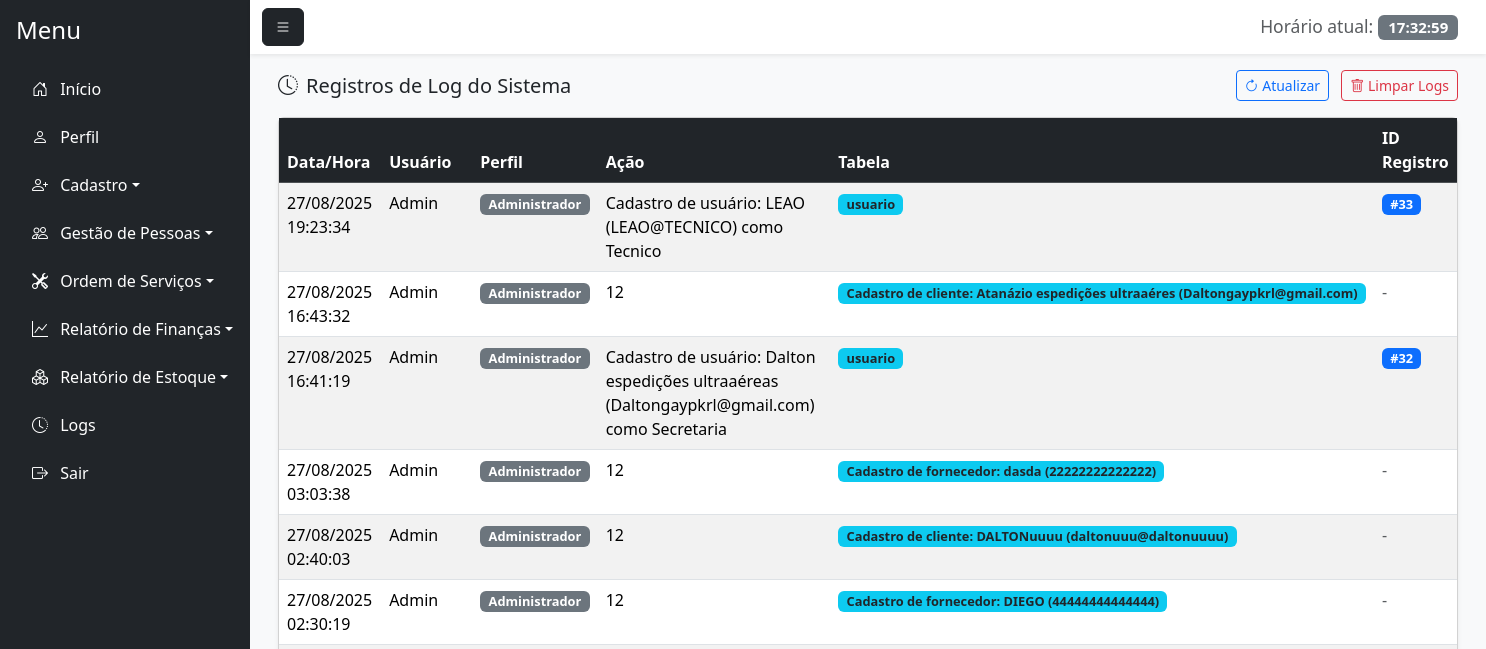
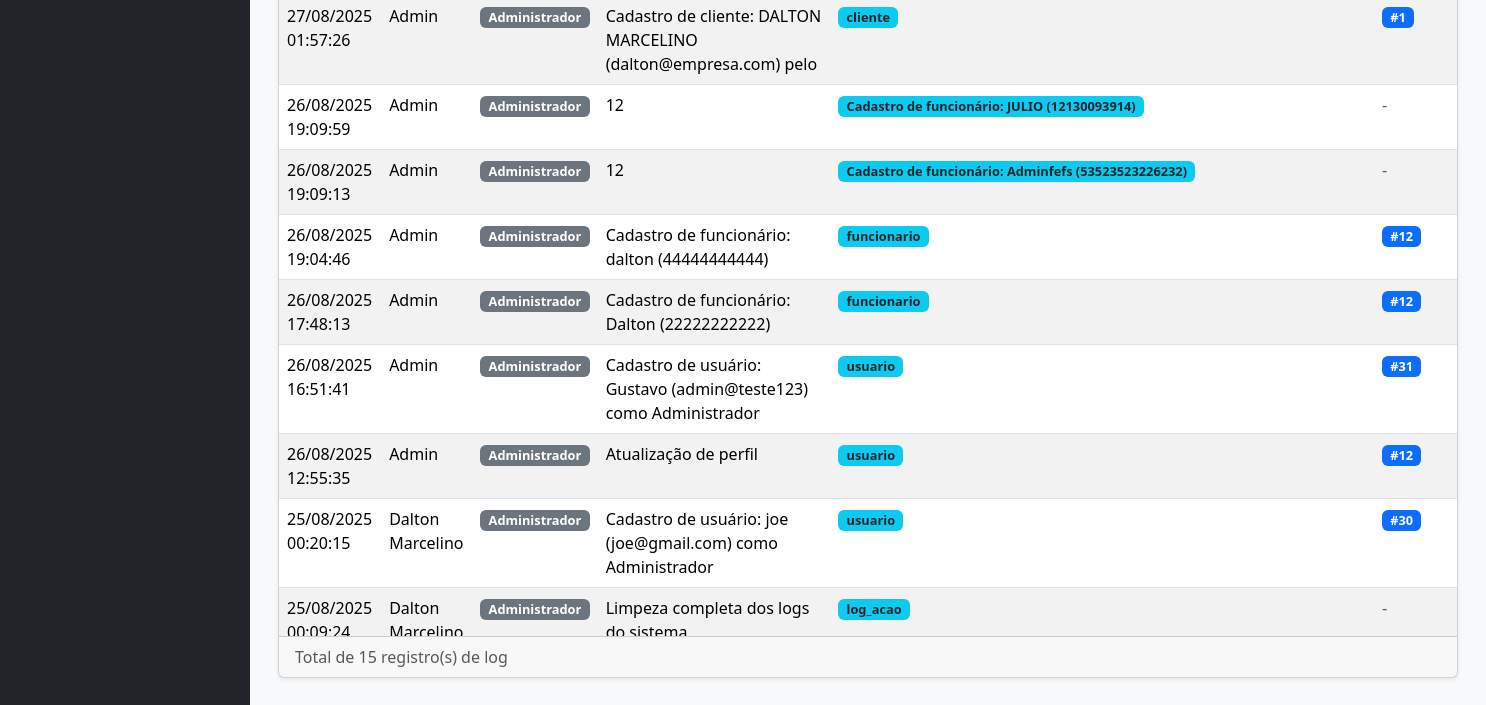
The app's page /logs.php (signed in), older data (2 pictures, top to bottom).
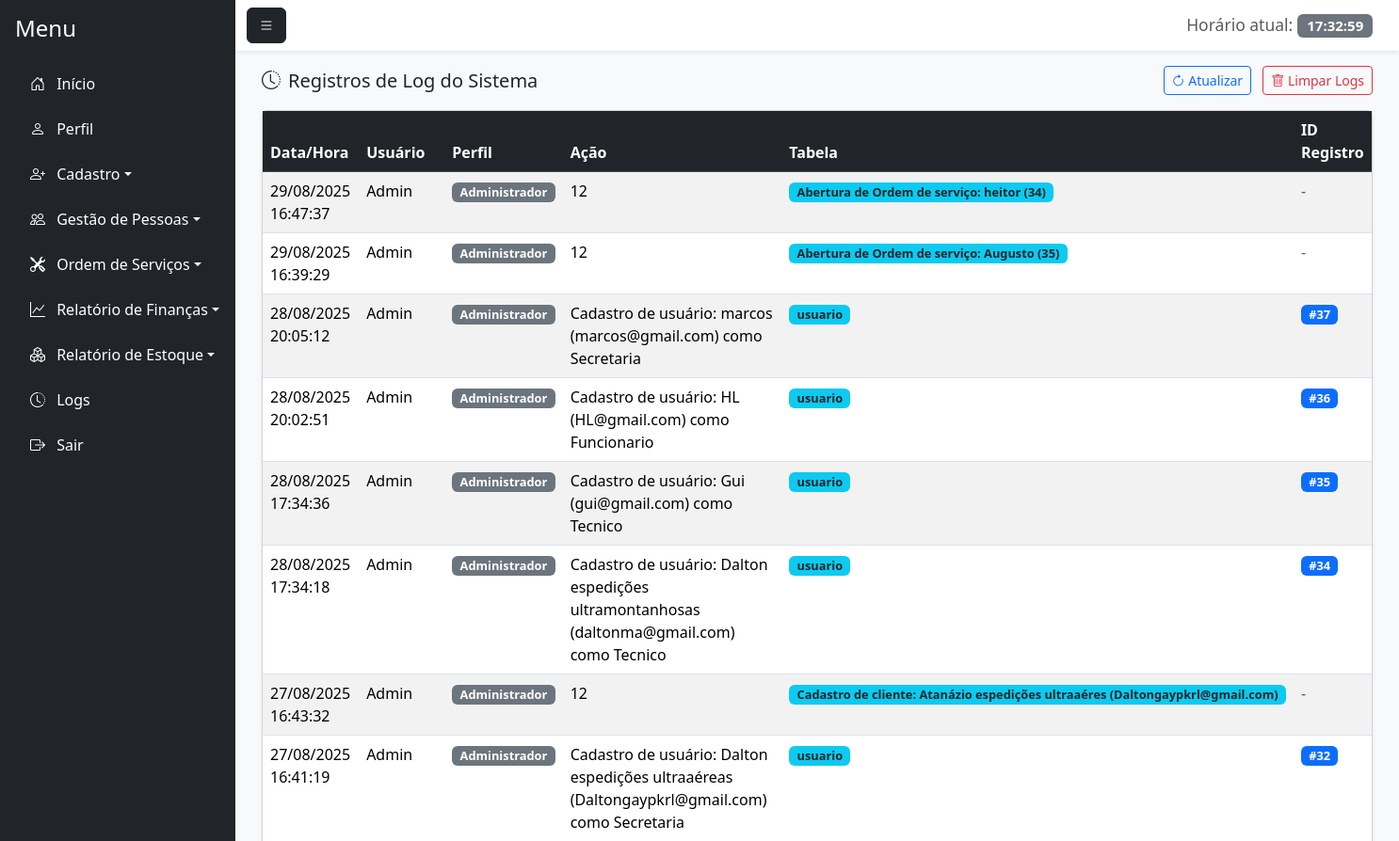
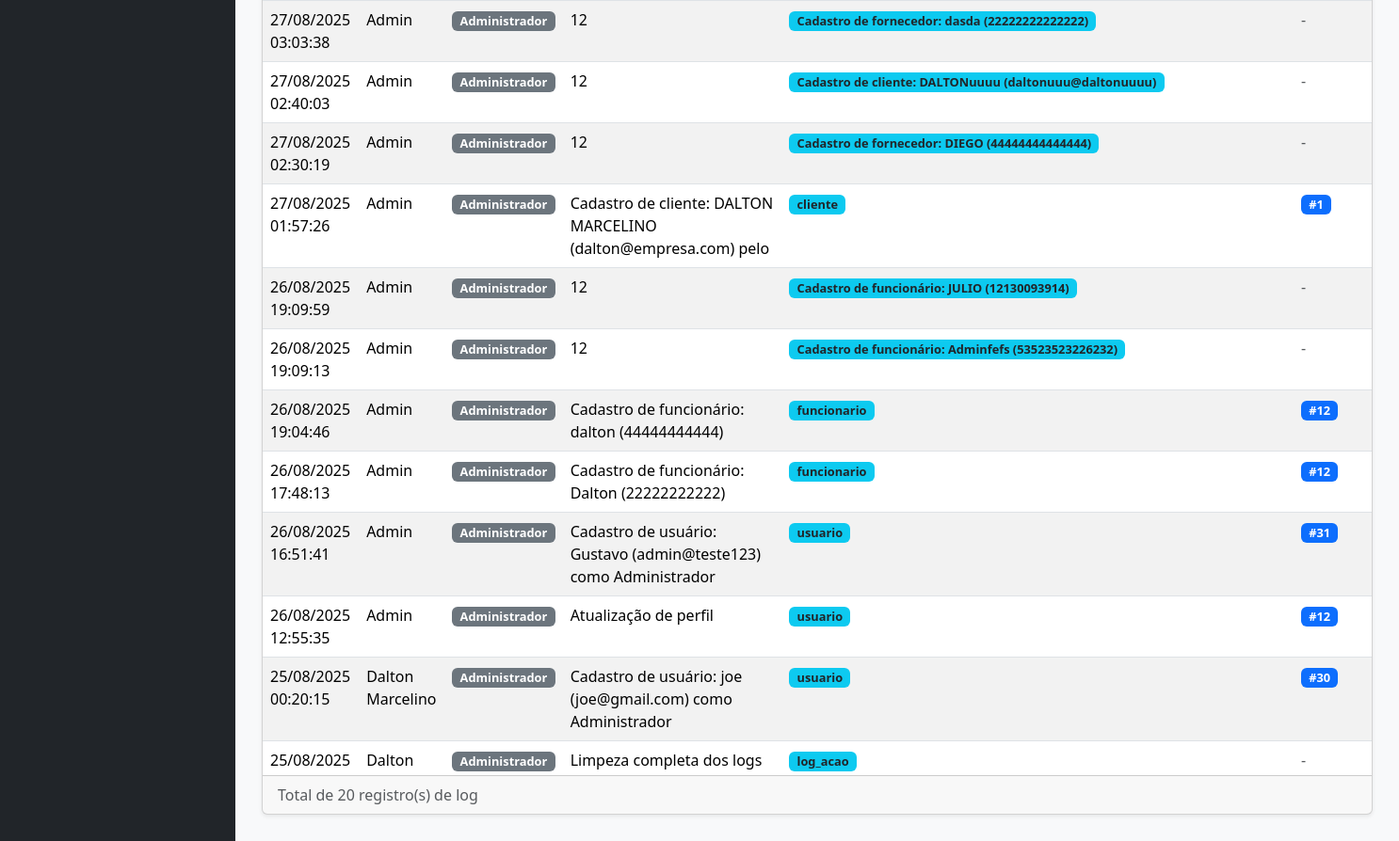
The same page, newer data (2 pictures, top to bottom).
### tables this page shows
CREATE TABLE `log_acao` (
  `id_log` int(11) NOT NULL,
  `id_usuario` int(11) NOT NULL,
  `id_perfil` int(11) NOT NULL,
  `acao` varchar(255) NOT NULL,
  `tabela_afetada` varchar(100) NOT NULL,
  `id_registro` int(11) DEFAULT NULL,
  `data_hora` timestamp NOT NULL DEFAULT current_timestamp()
);

CREATE TABLE `usuario` (
  `id_usuario` int(11) NOT NULL,
  `nome_usuario` varchar(100) NOT NULL,
  `senha` varchar(255) NOT NULL,
  `email` varchar(100) NOT NULL,
  `senha_temporaria` tinyint(1) DEFAULT 0,
  `id_perfil` int(11) NOT NULL,
  `status` enum('Ativo','Inativo') DEFAULT 'Ativo',
  `id_motivo_inatividade` int(11) DEFAULT NULL,
  `data_inatividade` date DEFAULT NULL,
  `observacao_inatividade` text DEFAULT NULL
);

CREATE TABLE `perfil` (
  `id_perfil` int(11) NOT NULL,
  `nome_perfil` varchar(100) NOT NULL
);

### logs.php (the view, shortened to what the changed rows need)
<?php
require_once 'conexao.php';
require_once 'php/permissoes.php';
$sql = "SELECT l.*, u.nome_usuario, p.nome_perfil
        FROM log_acao l
        JOIN usuario u ON l.id_usuario = u.id_usuario
        JOIN perfil p ON l.id_perfil = p.id_perfil
        ORDER BY l.data_hora DESC";
$stmt = $pdo->query($sql);
$logs = $stmt->fetchAll(PDO::FETCH_ASSOC);
?>
<!DOCTYPE html>
<html lang="pt-BR">
<head>
    <link href="https://cdn.jsdelivr.net/npm/bootstrap@5.3.7/dist/css/bootstrap.min.css" rel="stylesheet">
    <link href="https://cdn.jsdelivr.net/npm/bootstrap-icons@1.11.1/font/bootstrap-icons.css" rel="stylesheet">
</head>
<body>
<div class="d-flex vh-100 bg-light">
    <div class="flex-grow-1 d-flex flex-column">
        <div class="flex-grow-1 p-3" style="overflow-y: auto;">
            <div class="container-fluid">
                <div class="card shadow-sm">
                    <div class="card-body p-0">
                        <div class="table-responsive">
                            <table class="table table-striped table-hover mb-0">
                                <thead class="table-dark sticky-top">
                                    <tr>
                                        <th>Data/Hora</th>
                                        <th>Usuário</th>
                                        <th>Perfil</th>
                                        <th>Ação</th>
                                        <th>Tabela</th>
                                        <th>ID Registro</th>
                                    </tr>
                                </thead>
                                <tbody>
                                    <?php if (!empty($logs)): ?>
                                        <?php foreach ($logs as $log): ?>
                                            <tr>
                                                <td><?= date('d/m/Y H:i:s', strtotime($log['data_hora'])) ?></td>
                                                <td><?= htmlspecialchars($log['nome_usuario']) ?></td>
                                                <td>
                                                    <span class="badge bg-secondary badge-log">
                                                        <?= htmlspecialchars($log['nome_perfil']) ?>
                                                    </span>
                                                </td>
                                                <td><?= htmlspecialchars($log['acao']) ?></td>
                                                <td>
                                                    <span class="badge bg-info text-dark badge-log">
                                                        <?= htmlspecialchars($log['tabela_afetada']) ?>
                                                    </span>
                                                </td>
                                                <td>
                                                    <?php if ($log['id_registro']): ?>
                                                        <span class="badge bg-primary badge-log">
                                                            #<?= htmlspecialchars($log['id_registro']) ?>
                                                        </span>
                                                    <?php else: ?>
                                                        <span class="text-muted">-</span>
                                                    <?php endif; ?>
                                                </td>
                                            </tr>
                                        <?php endforeach; ?>
                                    <?php endif; ?>
                                </tbody>
                            </table>
                        </div>
                    </div>
                    <?php if (!empty($logs)): ?>
                    <div class="card-footer py-2">
                        <div class="d-flex justify-content-between align-items-center">
                            <div>
                                <span class="text-muted">
                                    Total de <?= count($logs) ?> registro(s) de log
                                </span>
                            </div>
                        </div>
                    </div>
                    <?php endif; ?>
                </div>
            </div>
        </div>
    </div>
</div>
</body>
</html>

### php/permissoes.php (shortened to what the changed rows need)
<?php
$permissoes = [
    1 => [
        "Início" => ["principal.php"],
        "Perfil" => ["perfil.php"],
        "Cadastro" => [
            "cadastro_usuario.php", "cadastro_cliente.php", "cadastro_funcionario.php",
            "cadastro_fornecedor.php", "cadastro_pecas.php"
        ],
        "Gestão de Pessoas" => [
            "gestao_usuario.php", "gestao_cliente.php", "gestao_funcionario.php",
            "gestao_fornecedor.php"
        ],
        "Ordem de Serviços" => ["nova_ordem.php", "consultar_ordem.php", "pagamento.php"],
        "Relatório de Finanças" => ["relatorio_despesas.php", "relatorio_lucro.php"],
        "Relatório de Estoque" => [
            "relatorio_saida.php", "relatorio_pecas_estoque.php", "relatorio_uso.php"
        ],
        "Logs" => ["logs.php"],
    ],
    2 => [
        "Início" => ["principal.php"],
        "Perfil" => ["perfil.php"],
        "Cadastro" => [
            "cadastro_cliente.php", "cadastro_funcionario.php",
            "cadastro_fornecedor.php", "cadastro_pecas.php"
        ],
        "Gestão de Pessoas" => ["gestao_cliente.php"],
        "Ordem de Serviços" => ["nova_ordem.php", "consultar_ordem.php", "pagamento.php"],
        "Relatório de Estoque" => [
            "relatorio_saida.php", "relatorio_pecas_estoque.php", "relatorio_uso.php"
        ],
    ],
    3 => [
        "Início" => ["principal.php"],
        "Perfil" => ["perfil.php"],
        "Cadastro" => ["cadastro_cliente.php"],
        "Gestão de Pessoas" => ["gestao_cliente.php"],
        "Ordem de Serviços" => ["nova_ordem.php", "consultar_ordem.php", "pagamento.php"],
    ],
    4 => [
        "Início" => ["principal.php"],
        "Perfil" => ["perfil.php"],
        "Cadastro" => ["cadastro_pecas.php"],
        "Ordem de Serviços" => ["nova_ordem.php", "consultar_ordem.php", "pagamento.php"],
        "Relatório de Estoque" => [
            "relatorio_saida.php", "relatorio_pecas_estoque.php", "relatorio_uso.php"
        ],
    ],
];
$id_perfil = $_SESSION['perfil'];
$opcoes_menu = isset($permissoes[$id_perfil]) ? $permissoes[$id_perfil] : [];
$icones_menu = [
    "Início" => "bi-house-door",
    "Perfil" => "bi-person",
    "Cadastro" => "bi-person-plus",
    "Gestão de Pessoas" => "bi-people",
    "Ordem de Serviços" => "bi-tools",
    "Relatório de Finanças" => "bi-graph-up",
    "Relatório de Estoque" => "bi-boxes",
    "Logs" => "bi-clock-history"
];
function formatarNomeExibicao($nomeArquivo) {
    $nome = basename($nomeArquivo, ".php");
    $prefixos = ['cadastro_', 'gestao_', 'relatorio_'];
    foreach ($prefixos as $prefixo) {
        if (strpos($nome, $prefixo) === 0) {
            $nome = substr($nome, strlen($prefixo));
            break;
        }
    }
    $nome = str_replace("_", " ", $nome);
    $nome = ucwords($nome);
    return $nome;
}
function gerarMenu($opcoes_menu, $icones_menu) {
    $html = '';
    foreach ($opcoes_menu as $categoria => $arquivos) {
        $icone = isset($icones_menu[$categoria]) ? $icones_menu[$categoria] : "bi-circle";
        if (count($arquivos) > 1) {
            $html .= '<li class="nav-item mb-2 dropdown">';
            $html .= '<a class="nav-link text-white dropdown-toggle" href="#" id="' . $categoria . 'Dropdown" role="button" data-bs-toggle="dropdown" aria-expanded="false">';
            $html .= '<i class="bi ' . $icone . ' me-2"></i> ' . $categoria;
            $html .= '</a>';
            $html .= '<ul class="dropdown-menu dropdown-menu-dark" aria-labelledby="' . $categoria . 'Dropdown">';
            foreach ($arquivos as $arquivo) {
                $nomeExibicao = formatarNomeExibicao($arquivo);
                $html .= '<li><a class="dropdown-item" href="' . $arquivo . '">' . $nomeExibicao . '</a></li>';
            }
            $html .= '</ul>';
            $html .= '</li>';
        } else {
            $html .= '<li class="nav-item mb-2">';
            $html .= '<a href="' . $arquivos[0] . '" class="nav-link text-white">';
            $html .= '<i class="bi ' . $icone . ' me-2"></i> ' . $categoria;
            $html .= '</a>';
            $html .= '</li>';
        }
    }
    return $html;
}
$menu_html = '
<nav id="sidebar" class="bg-dark text-white p-3" style="width: 250px;">
    <h4 class="mb-4">Menu</h4>
    <ul class="nav flex-column">
        ' . gerarMenu($opcoes_menu, $icones_menu) . '
        <li class="nav-item">
            <a href="index.php" class="nav-link text-white"><i class="bi bi-box-arrow-right me-2"></i> Sair</a>
        </li>
    </ul>
</nav>
<script>
    document.getElementById("menu-toggle").addEventListener("click", function () {
        document.getElementById("sidebar").classList.toggle("d-none");
    });
    function updateClock() {
        const now = new Date();
        const timeString = now.toLocaleTimeString(\'pt-BR\');
        document.getElementById(\'liveClock\').textContent = timeString;
    }
    setInterval(updateClock, 1000);
    updateClock();
</script>
';
function exibirMenu() {
    global $menu_html;
    echo $menu_html;
}
?>

Row changes from the older to the newer data that the page shows:
added log_acao: data_hora "29/08/2025 16:47:37", id_usuario.nome_usuario "Admin", id_perfil.nome_perfil "Administrador", acao "12", tabela_afetada "Abertura de Ordem de serviço: heitor (34)"
added log_acao: data_hora "29/08/2025 16:39:29", id_usuario.nome_usuario "Admin", id_perfil.nome_perfil "Administrador", acao "12", tabela_afetada "Abertura de Ordem de serviço: Augusto (35)"
added log_acao: data_hora "28/08/2025 20:05:12", id_usuario.nome_usuario "Admin", id_perfil.nome_perfil "Administrador", acao "Cadastro de usuário: marcos (marcos@gmail.com) como Secretaria", tabela_afetada "usuario", id_registro "37"
added log_acao: data_hora "28/08/2025 20:02:51", id_usuario.nome_usuario "Admin", id_perfil.nome_perfil "Administrador", acao "Cadastro de usuário: HL (HL@gmail.com) como Funcionario", tabela_afetada "usuario", id_registro "36"
added log_acao: data_hora "28/08/2025 17:34:36", id_usuario.nome_usuario "Admin", id_perfil.nome_perfil "Administrador", acao "Cadastro de usuário: Gui (gui@gmail.com) como Tecnico", tabela_afetada "usuario", id_registro "35"
changed log_acao: data_hora "27/08/2025 19:23:34" → "28/08/2025 17:34:18"; acao "Cadastro de usuário: LEAO (LEAO@TECNICO) como Tecnico" → "Cadastro de usuário: Dalton espedições ultramontanhosas (daltonma@gmail.com) como Tecnico"; id_registro "33" → "34"
Text that changed along with them:
count($logs): "15" → "20"
